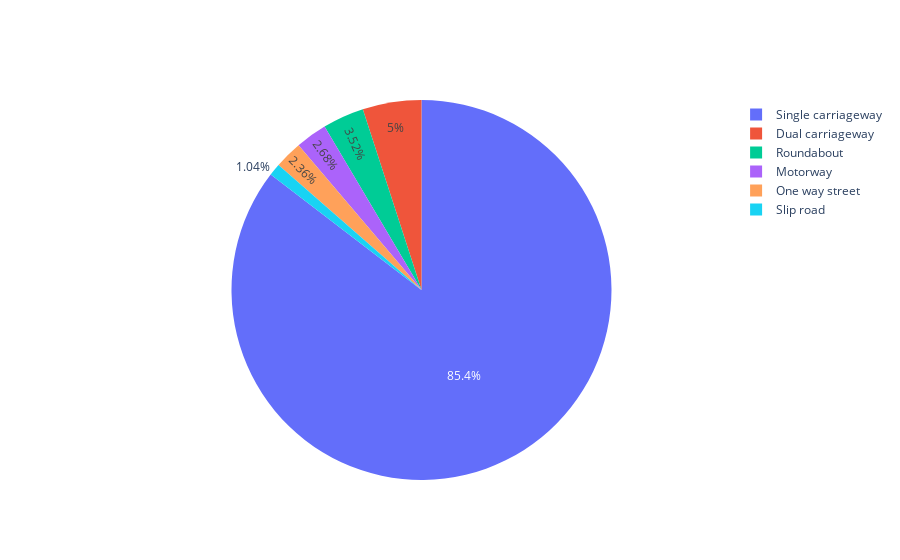

This figure's notebook cell:
### Markdown cell above
###### 3.2 Road type when accident happened

### Code cell
carriageway_types = {1 : 'Roundabout', 2: 'One way street', 10: 'Other / unknown', 11: 'Dual carriageway', 12: 'Motorway', 13: 'Single carriageway', 14: 'Slip road'}
ct = df_train_transform['Carriageway_Type'].value_counts()
groupby_carriageway_types = ct.to_dict()
labels = list(groupby_carriageway_types.keys())
final_labels = [carriageway_types[i] for i in labels]
values = list(groupby_carriageway_types.values())
fig = go.Figure(data=[go.Pie(labels=final_labels, values=values)])
fig.show()

### Figure 1 — Plotly figure (JSON) as saved in the notebook; plotly's stock layout.template omitted (floating-point values rounded to 4 significant figures)
{"data": [{"labels": ["Single carriageway", "Dual carriageway", "Roundabout", "Motorway", "One way street", "Slip road"], "type": "pie", "values": [8577, 502, 354, 269, 237, 104]}], "layout": {}}
